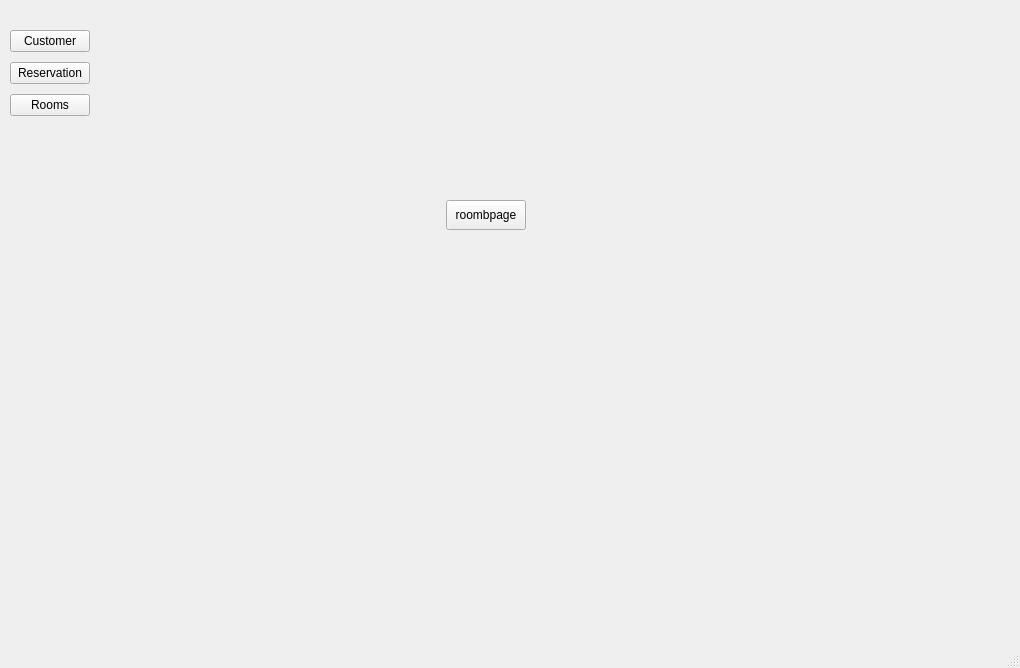
<?xml version="1.0" encoding="UTF-8"?>
<ui version="4.0">
 <class>MainWindow</class>
 <widget class="QMainWindow" name="MainWindow">
  <property name="geometry">
   <rect>
    <x>0</x>
    <y>0</y>
    <width>1020</width>
    <height>668</height>
   </rect>
  </property>
  <property name="windowTitle">
   <string>MainWindow</string>
  </property>
  <widget class="QWidget" name="centralwidget">
   <widget class="QWidget" name="qwidgetContainer" native="true">
    <property name="geometry">
     <rect>
      <x>0</x>
      <y>0</y>
      <width>1001</width>
      <height>621</height>
     </rect>
    </property>
    <layout class="QHBoxLayout" name="mainLayoutContainer">
     <property name="sizeConstraint">
      <enum>QLayout::SetMaximumSize</enum>
     </property>
     <item>
      <layout class="QVBoxLayout" name="leftNavigationBar">
       <property name="spacing">
        <number>10</number>
       </property>
       <property name="leftMargin">
        <number>10</number>
       </property>
       <property name="topMargin">
        <number>30</number>
       </property>
       <property name="rightMargin">
        <number>10</number>
       </property>
       <property name="bottomMargin">
        <number>10</number>
       </property>
       <item>
        <widget class="QPushButton" name="customerButton">
         <property name="text">
          <string>Customer</string>
         </property>
        </widget>
       </item>
       <item>
        <widget class="QPushButton" name="reservationButton">
         <property name="text">
          <string>Reservation</string>
         </property>
        </widget>
       </item>
       <item>
        <widget class="QPushButton" name="roomButton">
         <property name="text">
          <string>Rooms</string>
         </property>
        </widget>
       </item>
       <item>
        <spacer name="verticalSpacer">
         <property name="orientation">
          <enum>Qt::Vertical</enum>
         </property>
         <property name="sizeHint" stdset="0">
          <size>
           <width>20</width>
           <height>40</height>
          </size>
         </property>
        </spacer>
       </item>
      </layout>
     </item>
     <item>
      <widget class="QStackedWidget" name="stackedWidget">
       <property name="styleSheet">
        <string notr="true"/>
       </property>
       <property name="currentIndex">
        <number>2</number>
       </property>
       <widget class="QWidget" name="customerPage">
        <widget class="QLabel" name="label">
         <property name="geometry">
          <rect>
           <x>290</x>
           <y>190</y>
           <width>54</width>
           <height>17</height>
          </rect>
         </property>
         <property name="text">
          <string>Reservervation</string>
         </property>
        </widget>
       </widget>
       <widget class="QWidget" name="reservationPage">
        <widget class="QLabel" name="label_2">
         <property name="geometry">
          <rect>
           <x>170</x>
           <y>100</y>
           <width>54</width>
           <height>17</height>
          </rect>
         </property>
         <property name="text">
          <string>reservation</string>
         </property>
        </widget>
       </widget>
       <widget class="QWidget" name="roomPage">
        <widget class="QPushButton" name="pushButton">
         <property name="geometry">
          <rect>
           <x>340</x>
           <y>200</y>
           <width>80</width>
           <height>30</height>
          </rect>
         </property>
         <property name="text">
          <string>roombpage</string>
         </property>
        </widget>
       </widget>
      </widget>
     </item>
    </layout>
   </widget>
  </widget>
  <widget class="QMenuBar" name="menubar">
   <property name="geometry">
    <rect>
     <x>0</x>
     <y>0</y>
     <width>1020</width>
     <height>26</height>
    </rect>
   </property>
  </widget>
  <widget class="QStatusBar" name="statusbar"/>
 </widget>
 <resources/>
 <connections/>
</ui>
